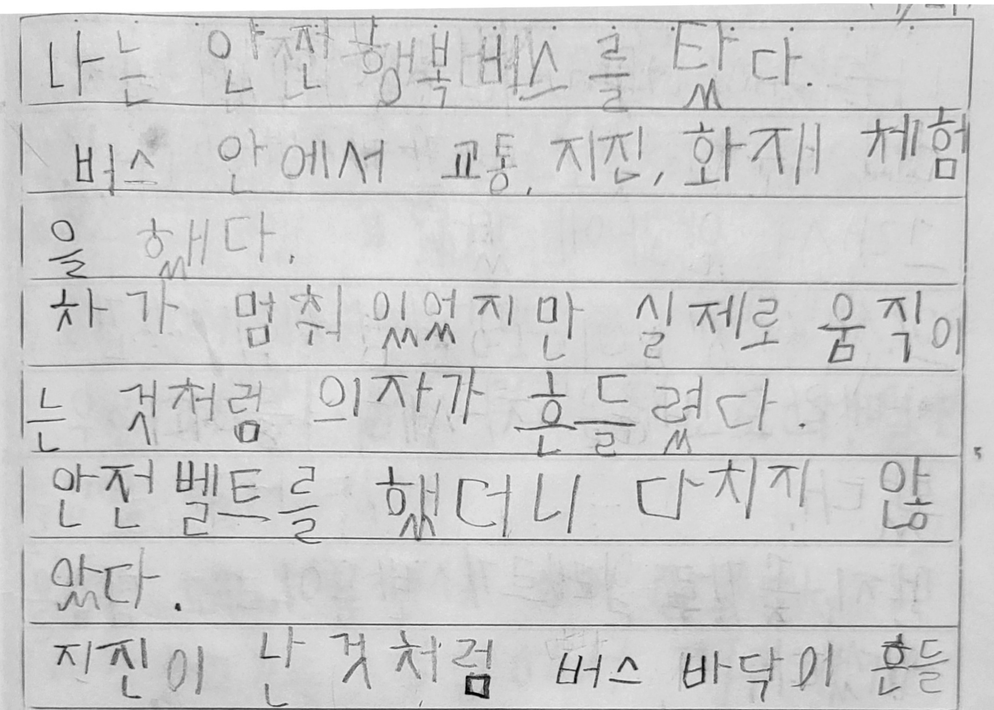
#> input picture Text_Recognition/data/image/EDU_E1_038049.png, 994 x 710 px, shrunk from 2131 x 1521 before the run
$ python -i crop_generator.py   (imports and definitions only)
#> lines starting #> are read from the running program, lines starting #| are printed output that depends on the picture; after the words box and inside, x2 and y2 are one past the last pixel; in counts of white or black regions, pixels touching at a corner belong together
#> further down, picture is the input picture: shape (710, 994, 3); min 0, max 255, mean 205.4
import os
import json
import pandas as pd
import cv2

# [30 lines left out: function bbox_concat, not called in this run]

def pre_process(cropped_image):
    cropped_image = cv2.cvtColor(cropped_image, cv2.COLOR_BGR2GRAY)
    cropped_image = cv2.medianBlur(cropped_image,5)
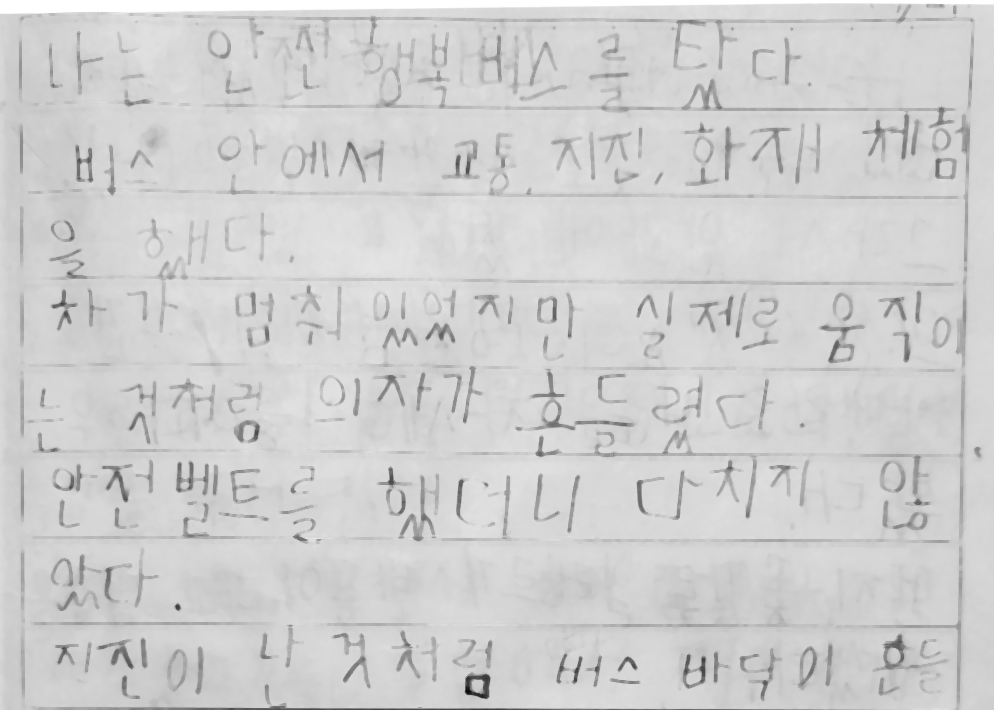
#> cropped_image: shape (710, 994); min 8, max 255, mean 207.4
    cropped_image = cv2.adaptiveThreshold(cropped_image,255,cv2.ADAPTIVE_THRESH_GAUSSIAN_C,\
                    cv2.THRESH_BINARY,13,4)
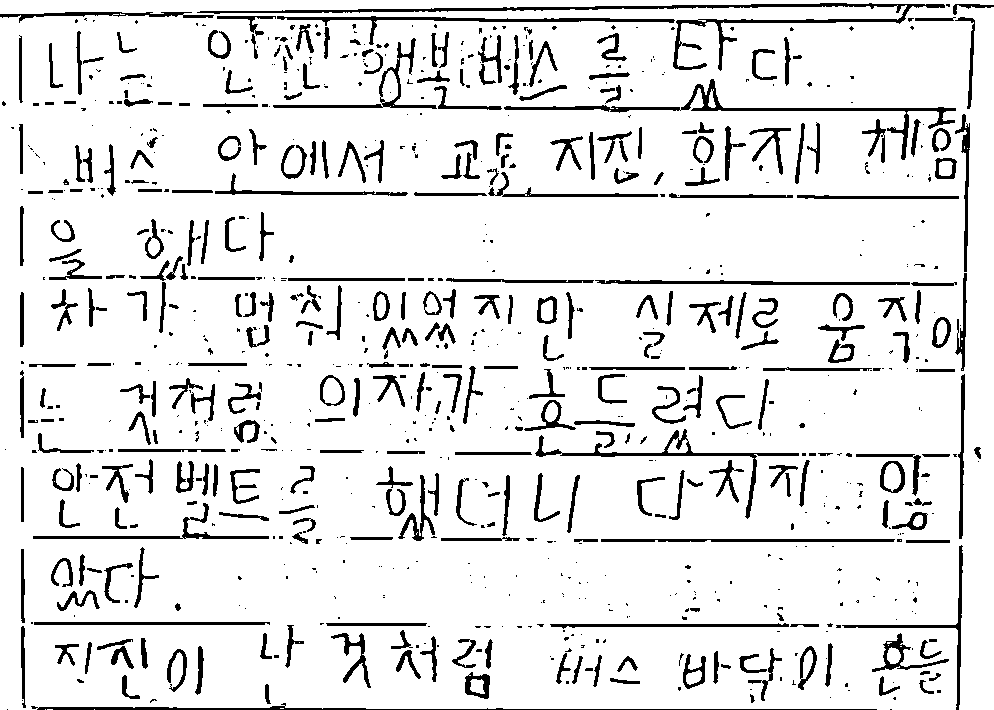
#> cropped_image: shape (710, 994); 89.7% white; 870 black regions (514 under 20 px), largest, box (x1, y1, x2, y2) and area: (197, 3, 945, 71) 3542, (504, 79, 956, 160) 2200, (535, 429, 799, 519) 1422
    cropped_image = cv2.fastNlMeansDenoising(cropped_image,None,10,3,10)
    return cropped_image

# [47 lines left out: functions load_json_file, crop_generate, not called in this run]

# [1 line not run here, left out]

>>> import cv2
>>> picture = cv2.imread('data/image/EDU_E1_038049.png')
>>> result = pre_process(picture)
